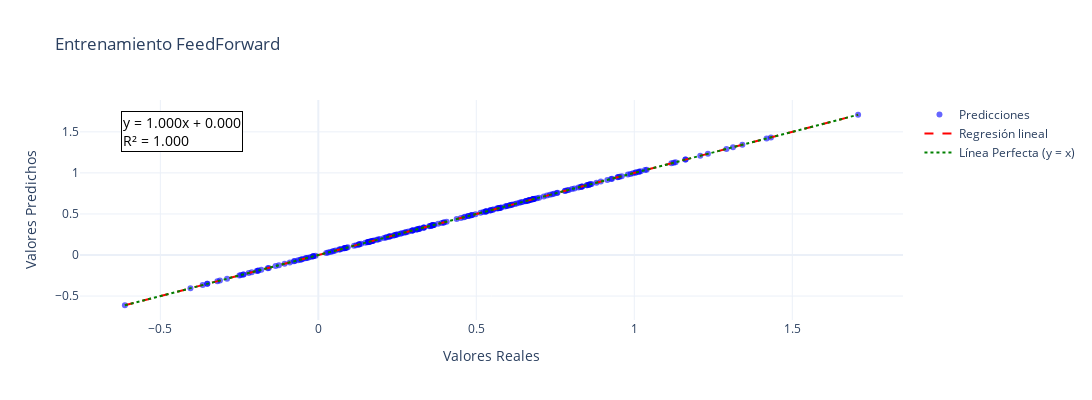
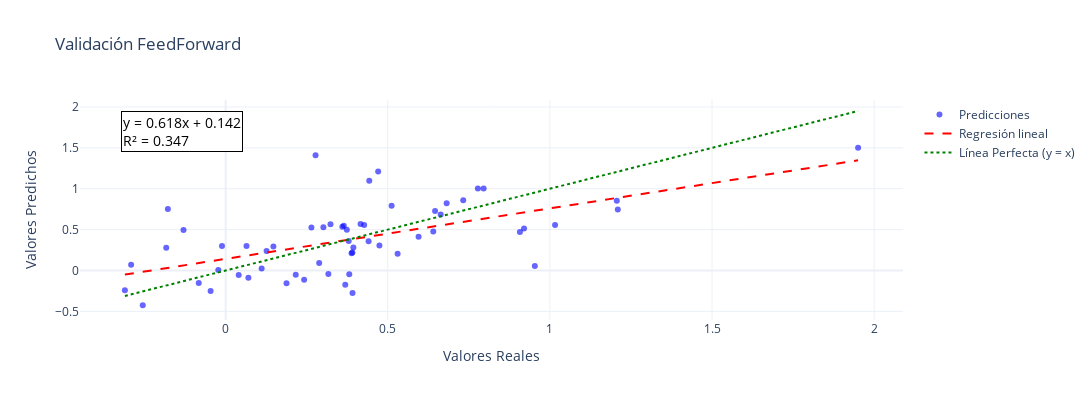

The code cell stored with these charts, in order, in its notebook:
### Code cell
# Gráficos de regresión
dh.plot_regression(y_train_mo, y_pred_train_mo, title='Entrenamiento FeedForward', size=(1200, 400))
dh.plot_regression(y_val_mo, y_pred_val_mo, title='Validación FeedForward', size=(1200, 400))
